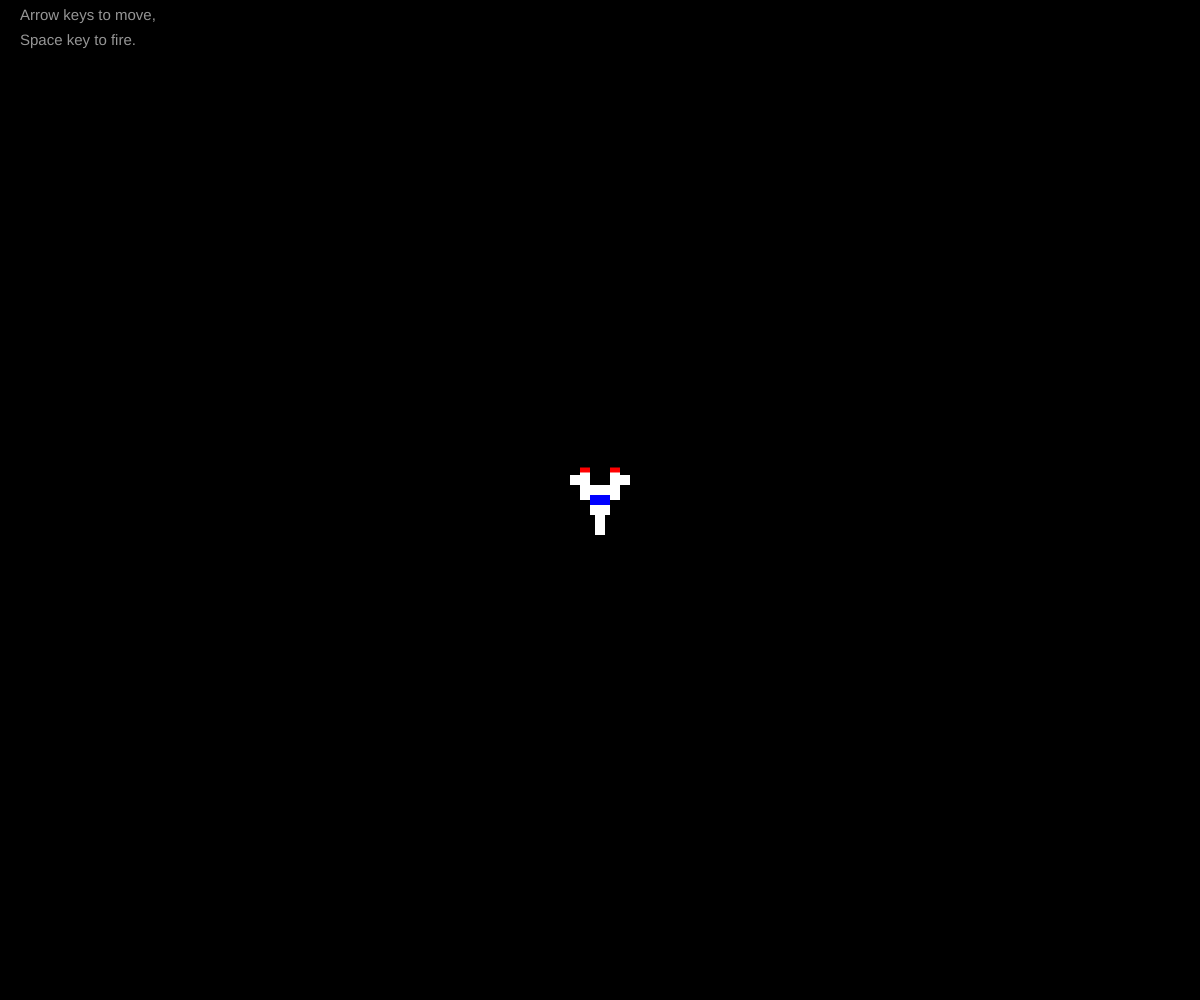
Frame 1 (no input)
Frame 60 (no input): identical to frame 1, image omitted
Frame 120 (the mouse pressed at the canvas centre since frame 60): identical to frame 1, image omitted

The p5.js sketch that drew this single still picture (run headless with seeded random() and noise() and a simulated clock; from frame 60 on, the mouse is pressed at the canvas centre):

// p5.js sketch
// ── sketch.js
//feedback: 
//1. add restart button
//2. more impressive explosion effects
//3. auto-initialize 

aliens = [];
bullets = [];
fighters = [];
stars = [];

alienCount = 0;
shootCount = 0;

alienTimer = 0;

function setup() {
  createCanvas(windowWidth, windowHeight);
  angleMode(DEGREES);
  rectMode(CENTER);

  fighter = fighters.push(new Fighter());
}

function draw() {
  background(0);
  push();
  translate(20, 20);
  textSize(15);
  textAlign(LEFT);
  fill(150);
  text('Arrow keys to move,', 0, 0)
  text('Space key to fire.', 0, 25)
  pop();
  
  alienTimer += 1;
  if (alienTimer % 500 == 499 && alienCount < 6) {
    alienCount += 1;
    aliens.push(new Alien(fighters[0].angle));
  }
  if (alienTimer > 500) {
    alienTimer = 0;
  }

  bullets.push(
    new Bullet(
      fighters[0].x,
      fighters[0].y,
      fighters[0].angle,
      fighters[0].speed
    )
  );
  for (let i = 0; i < 1; i++) {
    if (bullets[i].active == true) {
      bullets[i].display();
      bullets[i].update();
    }
    if (bullets[i].active == false) {
      bullets[i].x = fighters[0].x;
      bullets[i].y = fighters[0].y;
      bullets[i].angle = fighters[0].angle;
    }
    if (
      bullets[i].x > fighters[0].x + 700 ||
      bullets[i].x < fighters[0].x - 700 ||
      bullets[i].y < fighters[0].y - 700 ||
      bullets[i].y > fighters[0].y + 700
    ) {
      // if(bullets[i].x > width + 50 || bullets[i].x < -50 || bullets[i].y > height + 50 || bullets[i].y < -50){
      bullets.splice(0, 1);
      // bullets[i].update();
    }
    if (bullets.length > 1) {
      bullets.splice(bullets.length - 1, 1);
      bullets[i].update();
    }
    if (keyIsDown(32) == true) {
      bullets[i].active = true;
    }
  }
  for (let i = 0; i < aliens.length; i++) {
    if (dist(aliens[i].x, aliens[i].y, fighters[0].x, fighters[0].y) < 70) {
      fighters[0].explode = true;
    }
    for (let j = 0; j < bullets.length; j++) {
      if (
        dist(aliens[i].x, aliens[i].y, bullets[j].x, bullets[j].y) < 40 &&
        bullets[j].active == true
      ) {
        aliens[i].explode = true;
        bullets[j].active = false;
        shootCount += 1;
      }
      if (aliens[i].explode == true) {
        stars.push(
          new Star(aliens[i].x, aliens[i].y, aliens[i].color)
        );
        aliens.splice(i, 1);
        alienCount -= 1;
      }
    }
  }
  for (let i = 0; i < stars.length; i++) {
    stars[i].display();
  }
  if (fighters[0].explode == false) {
    fighters[0].keyIsDown();
    fighters[0].update();
    fighters[0].display();
  } else {
    push();
    translate(width/2, height/2);
    
    fill(71, 71, 71)
    stroke(255);
    rect(0, 0, 150, 35);
    rect(0, 50, 100, 20);
    
    fill(255);
    stroke(0);
    textSize(20);
    textAlign(CENTER);
    text('Game Over', 0, 5)
    textSize(10);
    text('Your score: ' + shootCount,  0, 52)
    
    pop();
    fighters.splice(0, 1);
    noLoop();
  }
  for (i = 0; i < alienCount; i++) {
    // EXPLOSION SHOULD GO HERE // hi
    aliens[i].update();
    aliens[i].display();
  }
}
class Fighter {
  constructor() {
    this.x = width / 2;
    this.y = height / 2;

    this.angle = 90;
    this.speed = 0;

    this.upArrow = false;
    this.leftArrow = false;
    this.rightArroupArrow = false;

    this.explode = false;
  }
  display() {
    push();
    noStroke();

    translate(this.x, this.y);
    rotate(this.angle);
    // scale(3)

    fill(255); //ship main body
    rect(0, 0, 30, 20);
    rect(20, 0, 30, 10);
    rect(-15, -15, 30, 10);
    rect(-15, 15, 30, 10);
    rect(-20, -25, 10, 10);
    rect(-20, 25, 10, 10);

    fill(255, 0, 0); //detailing
    rect(-30, -15, 5, 10);
    rect(-30, 15, 5, 10); //wing tips

    fill(0, 0, 255); //wind shield
    rect(0, 0, 10, 20);

    // un-commentate for "crosshair"
    // stroke(255);
    // line(0, 0, 100, 0);
    pop();
  }
  update() {
    //updating the ship's position (calculated from center)
    this.x = this.x + this.speed * cos(this.angle);
    this.y = this.y + this.speed * sin(this.angle);

    //turning; left turns hold priority over right turns. lefty justice
    if (this.upArrow == true && this.speed <= 10) {
      this.speed += 0.25;
    } else if (this.speed > 10) {
      this.speed = 10;
    } else if (this.upArrow == false && this.speed > 0) {
      this.speed -= 0.15;
    } else {
      this.speed = 0;
    }
    if (this.leftArrow == true) {
      // "turns" the ship via this.a and this.d booleans
      this.angle -= 2.5;
    } else if (this.rightArrow == true) {
      this.angle += 2.5;
    }
    if (this.angle > 360) {
      //limits the angle between 0 and 360
      this.angle = 0;
    } else if (this.angle < 0) {
      this.angle = 360;
    }
    if (this.x >= width + 40) {
      //screen looping (X COORDINATE)
      this.x = -40;
    } else if (this.x < -40) {
      this.x = width + 40;
    }
    if (this.y >= height + 40) {
      //screen looping (Y COORDINATE)
      this.y = -40;
    } else if (this.y < -40) {
      this.y = height + 40;
    }
  }
  keyIsDown() {
    //console.log(key, keyCode);

    //booleans used to flag whether or not the ship
    //should move forward and/or turn
    if (keyIsDown(LEFT_ARROW)) {
      this.leftArrow = true;
    } else {
      this.leftArrow = false;
    }
    if (keyIsDown(RIGHT_ARROW)) {
      this.rightArrow = true;
    } else {
      this.rightArrow = false;
    }
    if (keyIsDown(UP_ARROW)) {
      this.upArrow = true;
    } else {
      this.upArrow = false;
    }
  }
}

class Bullet {
  constructor(x, y, angle, speed) {
    this.x = x;
    this.y = y;

    this.angle = angle;
    this.speed = 15;

    this.active = false;
  }
  display() {
    push();
    noStroke();
    fill("orange");
    rect(this.x, this.y, 20);
    pop();
  }
  update() {
    if (this.active == true) {
      this.x += this.speed * cos(this.angle);
      this.y += this.speed * sin(this.angle);
    }
  }
}

class Alien {
  constructor(angle) {
    this.x = random(-60, width + 60);
    this.y = -60;
    this.speed = random(-5, 5);
    this.angle = random(-angle, angle);

    //RNG to decide what color the alien will be; default color is white but may immediately switch
    // this.colorDice = random(0, 4);
    this.colorDice = ceil(random(0, 6));

    this.color = "white";

    this.explode = false;
  }
  display() {
    push();
    noStroke();
    translate(this.x, this.y);
    fill(this.color);
    //body
    rect(0, 0, 60, 40);
    //arms
    rect(-35, 0, 10, 20);
    rect(35, 0, 10, 20);
    rect(-45, 15, 10, 30);
    rect(45, 15, 10, 30);
    rect(-15, 25, 10, 20);
    rect(15, 25, 10, 20);
    //antennae
    rect(-10, -25, 10, 10);
    rect(10, -25, 10, 10);
    rect(-20, -35, 10, 10);
    rect(20, -35, 10, 10);
    //eyes
    fill(0);
    rect(-15, 0, 10, 20);
    rect(15, 0, 10, 20);
    pop();
  }
  update() {
    //update location and direction
    this.x -= this.speed * cos(this.angle);
    this.y -= this.speed * sin(this.angle);

    //update alien color
    if (this.colorDice == 1) {
      this.color = "purple"; //purple
    } else if (this.colorDice == 2) {
      this.color = "blue"; //blue
    } else if (this.colorDice == 3) {
      this.color = "yellow"; //yellow
    } else if (this.colorDice == 4) {
      this.color = "green"; //green
    } else if (this.colorDice == 5) {
      this.color = "red";
    } else {
      this.color = "white";
    }

    //make sure speed value cannot be 0
    if (-1 < this.speed < 0) {
      this.speed = random(-10, -3);
    } else if (-3 < this.speed < 3) {
      this.speed = random(3, 10);
    }

    // console.log(this.x, this.y);
    if (this.x >= windowWidth + 80) {
      //screen looping (X COORDINATE)
      this.x = -80;
    } else if (this.x < -80) {
      this.x = windowWidth + 80;
    }
    if (this.y >= windowHeight + 80) {
      //screen looping (Y COORDINATE)
      this.y = -80;
    } else if (this.y < -80) {
      this.y = windowHeight + 80;
    }
  }
}

class Star {
  constructor(x, y, color) {
    this.x = x;
    this.y = y;
    
    this.starPosX = random(-20, 20);
    this.starPosY = random(-20, 20);
    
    this.color = color;
  }
  display() {
    push();
    translate(this.x, this.y);
    noStroke();
    fill(this.color)
    rect(this.starPosX, this.starPosY, random(10, 20));
    rect(this.starPosX, this.starPosY, random(10, 20));
    pop();
  }
}
